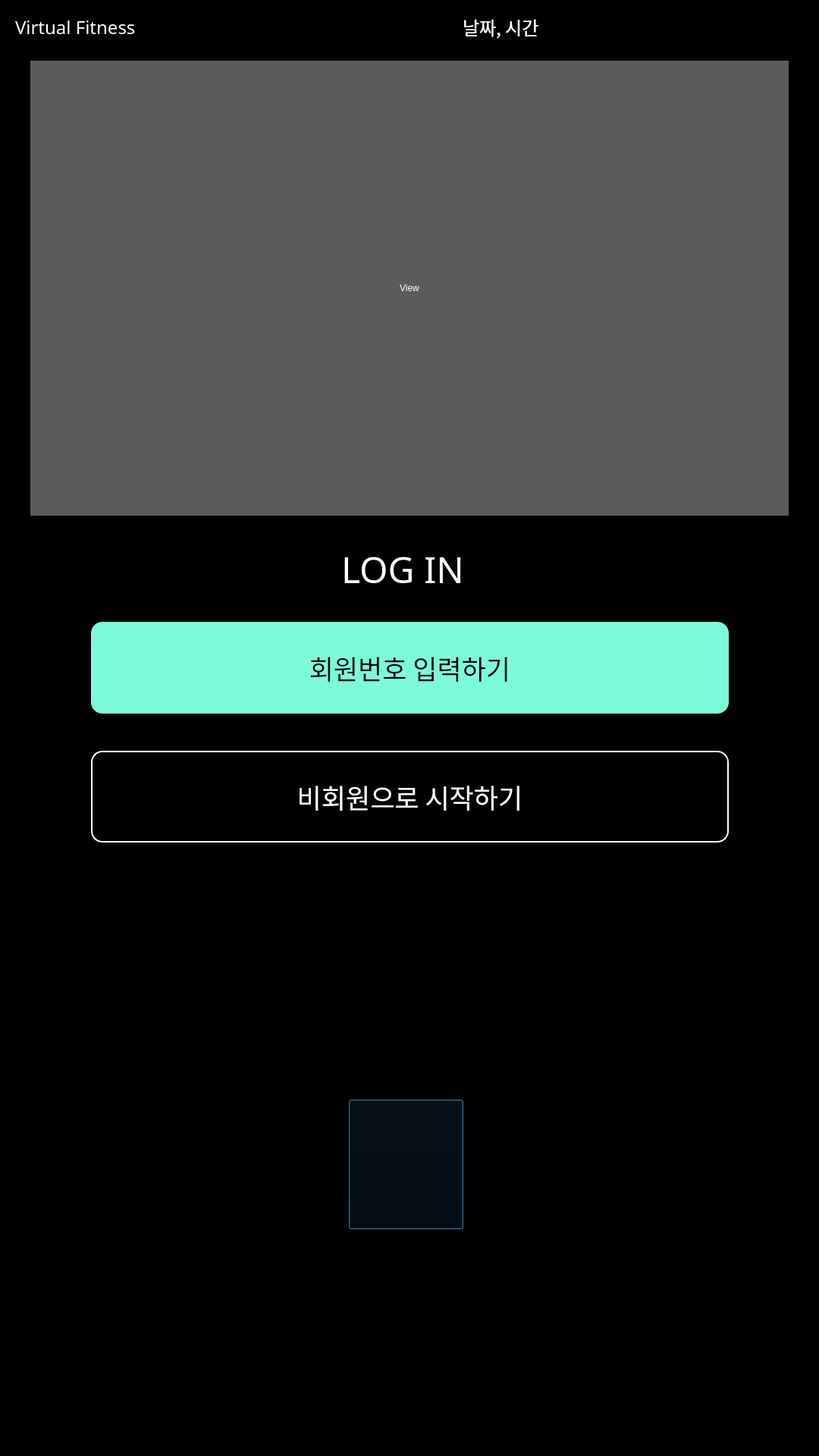
<?xml version="1.0" encoding="UTF-8"?>
<ui version="4.0">
 <class>Dialog</class>
 <widget class="QDialog" name="Dialog">
  <property name="geometry">
   <rect>
    <x>0</x>
    <y>0</y>
    <width>1080</width>
    <height>1920</height>
   </rect>
  </property>
  <property name="sizePolicy">
   <sizepolicy hsizetype="Preferred" vsizetype="Preferred">
    <horstretch>0</horstretch>
    <verstretch>0</verstretch>
   </sizepolicy>
  </property>
  <property name="minimumSize">
   <size>
    <width>540</width>
    <height>960</height>
   </size>
  </property>
  <property name="maximumSize">
   <size>
    <width>1080</width>
    <height>1920</height>
   </size>
  </property>
  <property name="windowTitle">
   <string>Dialog</string>
  </property>
  <property name="styleSheet">
   <string notr="true">background-color: rgb(0, 0, 0);
color: rgb(255, 255, 255);
color: rgb(255, 255, 255);</string>
  </property>
  <widget class="QPushButton" name="volume_btn">
   <property name="geometry">
    <rect>
     <x>460</x>
     <y>1450</y>
     <width>151</width>
     <height>171</height>
    </rect>
   </property>
   <property name="styleSheet">
    <string notr="true">image: url(img/muteon_1.png);</string>
   </property>
   <property name="text">
    <string/>
   </property>
  </widget>
  <widget class="QPushButton" name="pass_btn">
   <property name="geometry">
    <rect>
     <x>120</x>
     <y>990</y>
     <width>841</width>
     <height>121</height>
    </rect>
   </property>
   <property name="sizePolicy">
    <sizepolicy hsizetype="Preferred" vsizetype="Preferred">
     <horstretch>0</horstretch>
     <verstretch>0</verstretch>
    </sizepolicy>
   </property>
   <property name="font">
    <font>
     <family>HY견고딕</family>
     <pointsize>26</pointsize>
     <weight>50</weight>
     <bold>false</bold>
    </font>
   </property>
   <property name="styleSheet">
    <string notr="true">color: rgb(255, 255, 255);
border-style: outset;
border-width: 2px;
border-color: rgb(255, 255, 255);
border-radius: 15px;</string>
   </property>
   <property name="text">
    <string>비회원으로 시작하기</string>
   </property>
  </widget>
  <widget class="QPushButton" name="login_btn">
   <property name="geometry">
    <rect>
     <x>120</x>
     <y>820</y>
     <width>841</width>
     <height>121</height>
    </rect>
   </property>
   <property name="sizePolicy">
    <sizepolicy hsizetype="Preferred" vsizetype="Preferred">
     <horstretch>0</horstretch>
     <verstretch>0</verstretch>
    </sizepolicy>
   </property>
   <property name="font">
    <font>
     <family>HY견고딕</family>
     <pointsize>26</pointsize>
    </font>
   </property>
   <property name="styleSheet">
    <string notr="true">color: rgb(0,0,0);
background-color: rgb(124, 251, 217);

border-radius: 15px;</string>
   </property>
   <property name="text">
    <string>회원번호 입력하기</string>
   </property>
  </widget>
  <widget class="QLabel" name="datetime_lb">
   <property name="geometry">
    <rect>
     <x>610</x>
     <y>10</y>
     <width>451</width>
     <height>51</height>
    </rect>
   </property>
   <property name="font">
    <font>
     <family>HY견고딕</family>
     <pointsize>18</pointsize>
    </font>
   </property>
   <property name="text">
    <string>날짜, 시간</string>
   </property>
  </widget>
  <widget class="QLabel" name="login_lb">
   <property name="geometry">
    <rect>
     <x>450</x>
     <y>720</y>
     <width>191</width>
     <height>61</height>
    </rect>
   </property>
   <property name="font">
    <font>
     <family>HY견고딕</family>
     <pointsize>36</pointsize>
    </font>
   </property>
   <property name="text">
    <string>LOG IN</string>
   </property>
  </widget>
  <widget class="QLabel" name="label_2">
   <property name="geometry">
    <rect>
     <x>20</x>
     <y>20</y>
     <width>251</width>
     <height>31</height>
    </rect>
   </property>
   <property name="font">
    <font>
     <family>HY견고딕</family>
     <pointsize>18</pointsize>
    </font>
   </property>
   <property name="text">
    <string>Virtual Fitness</string>
   </property>
  </widget>
  <widget class="QLabel" name="marketing_video">
   <property name="geometry">
    <rect>
     <x>40</x>
     <y>80</y>
     <width>1000</width>
     <height>600</height>
    </rect>
   </property>
   <property name="styleSheet">
    <string notr="true">background-color: rgb(91, 91, 91);
color: rgb(255, 255, 255);</string>
   </property>
   <property name="text">
    <string>View</string>
   </property>
   <property name="alignment">
    <set>Qt::AlignCenter</set>
   </property>
  </widget>
 </widget>
 <resources/>
 <connections/>
</ui>
